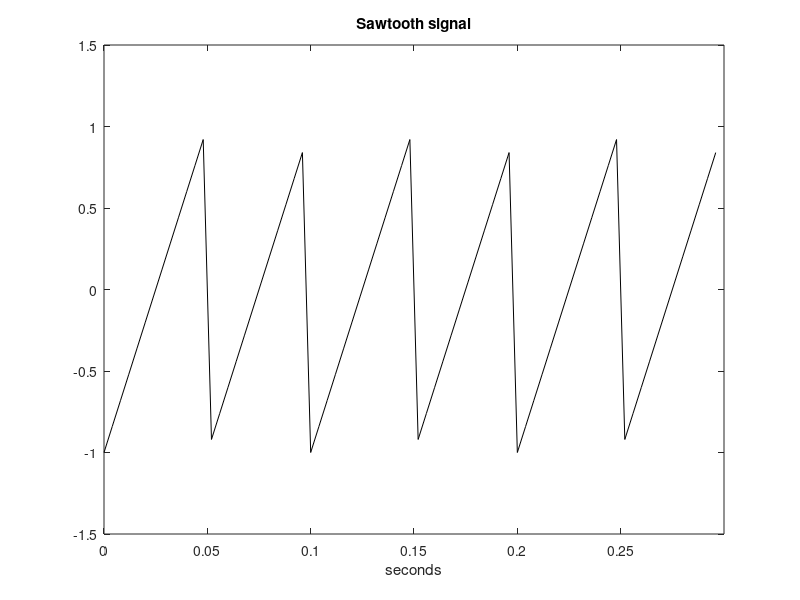

Here is the MATLAB script that generated this plot:
% DSP with Matlab examples volume 1 chapter 1

% Generate sampled square signal 
A = [1,1,1,0,0,0,1,1,1,0,0,0,1,1,1,0,0,0,1,1,1,0,0,0,1,1,1,0,0,0];
fs = 30; %sampling frequency in Hz
ts = 1/fs; %sampling interval in sec.
t = 0:ts:(length(A)/fs - ts);
plot(t,A,'*');
axis([0 length(A)/fs min(A)-0.5 max(A)+0.5]);
xlabel("time(sec.)");
title("sampled square wave");

% Generate sinusoid signal
f = 3; %signal freq. in Hertz
fs1 = 50; %sampling frequency
ts1 = 1/fs1;
t = 0:ts1:(3 - ts1);
S = sin(2*pi*f*t);
plot(t,S,'k');
axis([0 3 -1-0.5 1+0.5]);
hold on;
C = cos(2*pi*f*t);
plot(t,C,'--k');
axis([0 3 -1-0.5 1+0.5]);
hold off;
xlabel("time(sec.)");
title("Sine,cosine wave");

% Generate square signal
f_sq = 100;
ws_sq = 2*pi*f_sq;
fs2 = 2000;
ts2 = 1/fs2;
t = 0:ts2:(0.3 - ts2);
Sq = square(ws_sq*t);
plot(t,Sq,'k');
axis([0 0.3 -1-0.5 1+0.5]);
xlabel('seconds'); title('square signal');

% Generate sawtooth signal
f_saw = 20;
ws_saw = 2*pi*f_saw;
fs3 = 250;
ts3 = 1/fs3;
t = 0:ts3:(0.3 - ts3);
Saw = sawtooth(ws_saw*t);
plot(t,Saw,'k');
axis([0 0.3 -1-0.5 1+0.5]);
xlabel('seconds'); title('Sawtooth signal');